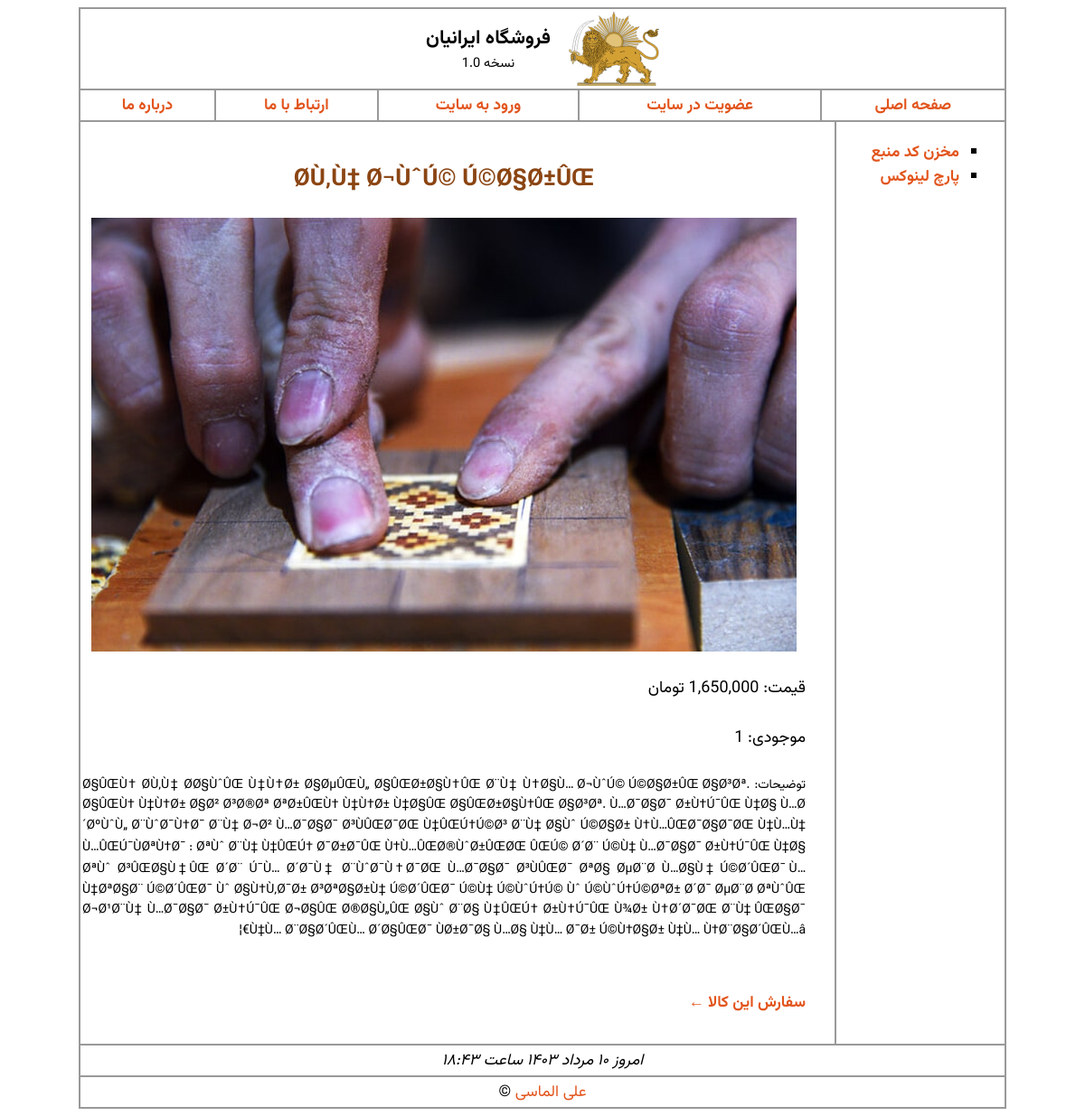
/product.php?id=2, run on the app's committed database.
### tables this page shows
CREATE TABLE IF NOT EXISTS `products` (
  `id` int(10) NOT NULL AUTO_INCREMENT COMMENT 'کد کالا',
  `name` varchar(200) NOT NULL COMMENT 'نام کالا',
  `qty` int(10) NOT NULL COMMENT 'موجودی کالا',
  `price` float NOT NULL COMMENT 'قیمت کالا',
  `image` varchar(80) NOT NULL COMMENT 'عکس کالا',
  `details` text NOT NULL COMMENT 'توضیحات کالا',
  PRIMARY KEY (`id`)
);

### product.php (the view, shortened to what this page needs)
<?php
include("includes/header.php");
include("includes/db_link.php");
$query = "";
if (isset($_GET['id'])) {
    $id = $_GET["id"];
    $query = "SELECT * FROM products WHERE id = '$id'";
}
$request = mysqli_query($link, $query);
?>
<table style="width: 100%" border='0' cellpadding="10px">
    <tre>
        <?php
        if ($row = mysqli_fetch_array($request)) {
        ?>
            <td style="vertical-align: top; width: 100%; display:flex;flex-direction: column">
                <h2 style='color:saddlebrown;align-self: center'><?= $row["name"]; ?></h2>
                <img src='products/<?= $row["image"]; ?>' style="align-self: center">
                <br>
                <span style='font-size:18px'>قیمت: <?= toman($row["price"], true); ?></span> <br>
                <span style='font-size:18px'>موجودی: <?= $row["qty"]; ?> </span> <br>
                <span style="font-size: 14px; text-align: justify">توضیحات: <?= $row["details"]; ?> </span> <br>
                <br>
                <strong><a href='order.php?id=<?= $row["id"]; ?>'>سفارش این کالا &leftarrow;</a></strong>
            </td>
        <?php
        }
        ?>
</table>
<?php
include("includes/footer.php");
?>

### style/global.css (style rules this page uses)
body, input, textarea { font-family: "Vazirmatn", Tahoma, Verdana, sans-serif; }
a:link, a:visited { text-decoration: none; color: #e2541c; transition: color 0.1s, text-shadow 0.1s; }

### data on the page
products: name "Ø­Ù‚Ù‡ Ø¬ÙˆÚ© Ú©Ø§Ø±ÛŒ", image (picture), price "1,650,000 تومان", qty "1", details "Ø§ÛŒÙ† Ø­Ù‚Ù‡ Ø­Ø§ÙˆÛŒ Ù‡Ù†Ø± Ø§ØµÛŒÙ„ Ø§ÛŒØ±Ø§Ù†ÛŒ Ø¨Ù‡ Ù†Ø§Ù… Ø¬ÙˆÚ© Ú©Ø§Ø±ÛŒ Ø§Ø³Øª. Ø§ÛŒÙ† Ù‡Ù†Ø± Ø§Ø² Ø³Ø®Øª ØªØ±ÛŒÙ† Ù‡Ù†Ø± Ù‡Ø§ÛŒ Ø§ÛŒØ±Ø§Ù†ÛŒ Ø§Ø³Øª. Ù…Ø¯Ø§Ø¯ Ø±Ù†Ú¯ÛŒ Ù‡Ø§ Ù…Ø´ØºÙˆÙ„ Ø¨ÙˆØ¯Ù†Ø¯ Ø¨Ù‡ Ø¬Ø² Ù…Ø¯Ø§Ø¯ Ø³ÙÛŒØ¯ØŒ Ù‡ÛŒÚ†Ú©Ø³ Ø¨Ù‡ Ø§Ùˆ Ú©Ø§Ø± Ù†Ù…ÛŒØ¯Ø§Ø¯ØŒ Ù‡Ù…Ù‡ Ù…ÛŒÚ¯ÙØªÙ†Ø¯ : ØªÙˆ Ø¨Ù‡ Ù‡ÛŒÚ† Ø¯Ø±Ø¯ÛŒ Ù†Ù…ÛŒØ®ÙˆØ±ÛŒØŒ ÛŒÚ© Ø´Ø¨ Ú©Ù‡ Ù…Ø¯Ø§Ø¯ Ø±Ù†Ú¯ÛŒ Ù‡Ø§ ØªÙˆ Ø³ÛŒØ§Ù‡ÛŒ Ø´Ø¨ Ú¯Ù… Ø´Ø¯Ù‡ Ø¨ÙˆØ¯Ù†Ø¯ØŒ Ù…Ø¯Ø§Ø¯ Ø³ÙÛŒØ¯ ØªØ§ ØµØ¨Ø­ Ù…Ø§Ù‡ Ú©Ø´ÛŒØ¯ Ù…Ù‡ØªØ§Ø¨ Ú©Ø´ÛŒØ¯ Ùˆ Ø§Ù†Ù‚Ø¯Ø± Ø³ØªØ§Ø±Ù‡ Ú©Ø´ÛŒØ¯ Ú©Ù‡ Ú©ÙˆÚ†Ú© Ùˆ Ú©ÙˆÚ†Ú©ØªØ± Ø´Ø¯ ØµØ¨Ø­ ØªÙˆÛŒ Ø¬Ø¹Ø¨Ù‡ Ù…Ø¯Ø§Ø¯ Ø±Ù†Ú¯ÛŒ Ø¬Ø§ÛŒ Ø®Ø§Ù„ÛŒ Ø§Ùˆ Ø¨Ø§ Ù‡ÛŒÚ† Ø±Ù†Ú¯ÛŒ Ù¾Ø± Ù†Ø´Ø¯ØŒ Ø¨Ù‡ ÛŒØ§Ø¯ Ù‡Ù… Ø¨Ø§Ø´ÛŒÙ… Ø´Ø§ÛŒØ¯…"
